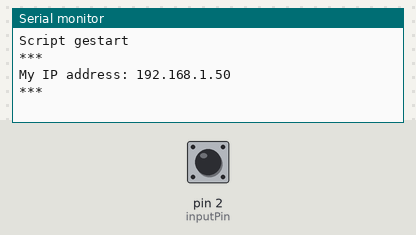
This sketch was run on a simulated Arduino Uno, built with avr-gcc and run on an emulated ATmega328P. On the bench: the last lines printed to the serial monitor. The test bench sets the inputs (shaded band); at power-on: pin 2 (inputPin) LOW. WiFi joins after 1.5 s; servers stay silent unless stated; uploads are accepted with an empty reply.

Above: at 3.7 s.
3.8 s: pin 2 (inputPin) driven HIGH
At 4.6 s:
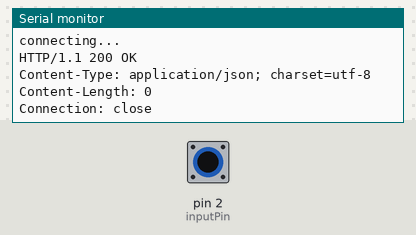
5.5 s: pin 2 (inputPin) driven LOW
At 6.1 s:
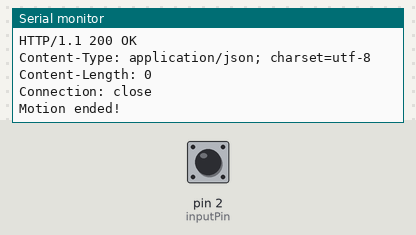
7.0 s: pin 2 (inputPin) pulsed HIGH 2 times (0.12 s each, 0.3 s apart)
At 7.16 s:
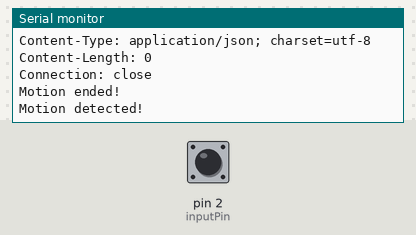
9.1 s: pin 2 (inputPin) pulsed HIGH 5 times (0.12 s each, 0.3 s apart)
At 9.59 s:
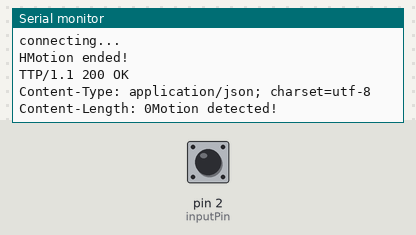

Measured:
- after the input at 3.8 s, the serial monitor: prints a new line at once (image 1)
- after the input at 5.5 s, the serial monitor: prints a new line at once (image 2)
- after the input at 7.0 s, the serial monitor: prints a new line at once (image 3)

The sketch:

tabletop_client.ino
```cpp
#include <SPI.h>
#include <Ethernet2.h>

char clientName[] = "tafelvoetbal";
char Bearer[] = "secret";
char server[] = "demo.colours.ai";    // without http://

// assign a MAC address for the ethernet controller.
// fill in your address here:
byte mac[] = { 0x90, 0xA2, 0xDA, 0x10, 0x23, 0x25 };
// fill in an available IP address on your network here,
// for manual configuration:

// fill in your Domain Name Server address here:
IPAddress myDns(8, 8, 8, 8);

// initialize the library instance:
EthernetClient client;


// IPAddress server(149,210,217,195);


unsigned long lastConnectionTime = 0;             // last time you connected to the server, in milliseconds
const unsigned long postingInterval = 10L * 1000L; // delay between updates, in milliseconds
// the "L" is needed to use long type numbers

//int ledPin = 13;                // choose the pin for the LED
int inputPin = 2;               // choose the input pin (for PIR sensor)
int pirState = LOW;             // we start, assuming no motion detected
int val = 0;                    // variable for reading the pin status


void setup() {
  // start serial port:
  Serial.begin(9600);
  Serial.println("Script gestart");
  Serial.println("***");
  while (!Serial) {
    ; // wait for serial port to connect. Needed for native USB port only
  }

 // pinMode(ledPin, OUTPUT);      // declare LED as output
  pinMode(inputPin, INPUT);     // declare sensor as input

  // give the ethernet module time to boot up:
  delay(1000);
  // start the Ethernet connection using a fixed IP address and DNS server:
  if (Ethernet.begin(mac) == 0) {
    Serial.println("Geen ip toegewezen");
  }
  // print the Ethernet board/shield's IP address:
  Serial.print("My IP address: ");
  Serial.println(Ethernet.localIP());

  Serial.println("***");

}

void loop() {
  // if there's incoming data from the net connection.
  // send it out the serial port.  This is for debugging
  // purposes only:
  if (client.available()) {
    char c = client.read();
    Serial.write(c);
  }

  // if ten seconds have passed since your last connection,
  // then connect again and send data:
//  if (millis() - lastConnectionTime > postingInterval) {
//    httpRequest();
//  }

  val = digitalRead(inputPin);  // read input value
  if (val == HIGH) {            // check if the input is HIGH
    //digitalWrite(ledPin, HIGH);  // turn LED ON
    if (pirState == LOW) {
      // we have just turned on
      Serial.println("Motion detected!");
      httpRequest(1);

      // We only want to print on the output change, not state
      pirState = HIGH;
    }
  } else {
    //digitalWrite(ledPin, LOW); // turn LED OFF
    if (pirState == HIGH){
      // we have just turned of
      Serial.println("Motion ended!");
      // httpRequest(0);
      // We only want to print on the output change, not state
      pirState = LOW;
    }
  }

}


// this method makes a HTTP connection to the server:
void httpRequest(int onOrOff) {


  // close any connection before send a new request.
  // This will free the socket on the WiFi shield
  client.stop();

  // if there's a successful connection:
  if (client.connect(server, 80)) {
    Serial.println("connecting...");
    // send the HTTP POST request:


    client.println("POST /tabletop/api/update?status="+ String(onOrOff) + "&name=" + clientName  +" HTTP/1.1");
    client.println("Host: "+ String(server) );
    client.println("Cache-Control: no-cache");
    client.println("User-Agent: nagios");
    client.println("Content-Type: application/x-www-form-urlencoded;");
    client.println("Content-Length: 0");
    client.println("Accept: */*");
    client.println("Authorization: Bearer " + String(Bearer));
    client.println();


//    String PostData = String(13);
//    PostData =  "{ \"status\": " +  String(onOrOff) +", \"clientName\"" + ":\""+ clientName+ "\"}";

//    String PostData = String(13);
//    PostData = "Name=Dion&Status=1";
//
//    client.println(PostData);
//
//
//    client.println();


//    client.println("Connection: close");


////    client.println("Content-Type: application/json;");
////    client.println("Content-Length: " + PostData.length() );
//
//
////    client.println();
////    client.println(PostData);
////    client.println();
////
////    if (client.connected()) {
////    Serial.println();
////    Serial.println("disconnecting.");
////    client.stop();
////    }
////


    // note the time that the connection was made:
    lastConnectionTime = millis();
  } else {
    // if you couldn't make a connection:
    Serial.println("connection failed");
  }
}
```
